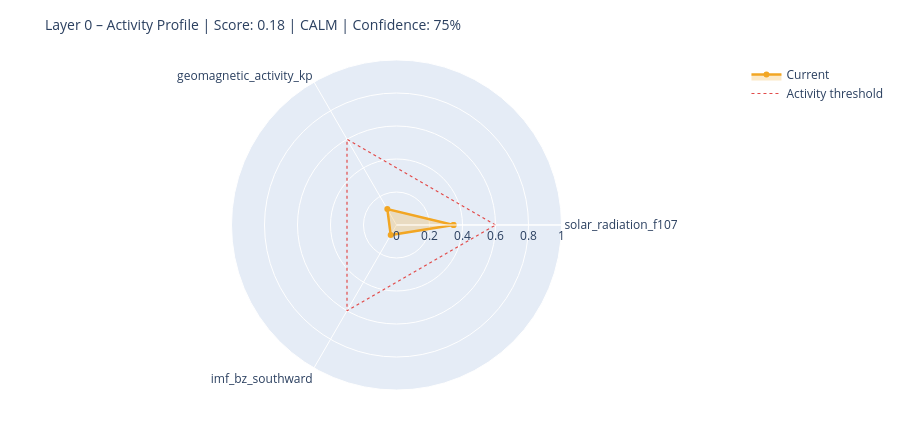

The notebook cell saved with this chart:
### Markdown cell above
---
## 6. State Assessment & Handoff to Layer 1

### Code cell
# ============================================================
# STEP 1 – Collect raw values with source modes
# Mode: 'primary' | 'fallback_3h' | 'last_valid' | 'missing'
# ============================================================

def safe_last(df, col):
    if df is None or col not in df.columns: return None
    s = df[col].dropna()
    return float(s.iloc[-1]) if not s.empty else None

f107_now = safe_last(df_f107, 'f10.7')
bz_now   = safe_last(df_mag,  'bz_gsm')
kp_now   = safe_last(df_kp,   'kp')
sw_now   = safe_last(df_sw,   'speed')

source_modes = {
    'F10.7':    'primary'  if f107_now is not None else 'missing',
    'Kp':       'primary'  if kp_now   is not None else 'missing',
    'IMF_Bz':   'primary'  if bz_now   is not None else 'missing',
    'SW_speed': 'primary'  if sw_now   is not None else 'missing',
}

# Kp Fallback – 3h endpoint
if kp_now is None:
    try:
        r = requests.get(
            'https://services.swpc.noaa.gov/json/noaa-planetary-k-index.json',
            timeout=10)
        r.raise_for_status()
        fb = pd.DataFrame(r.json())
        tc = next((c for c in fb.columns if 'time' in c.lower()), fb.columns[0])
        kc = next((c for c in fb.columns if 'kp' in c.lower() and c != tc), None)
        if kc:
            fb[kc] = fb[kc].astype(str).str.extract(r'([0-9]+(?:\.[0-9]*)?)')[0]
            fb[kc] = pd.to_numeric(fb[kc], errors='coerce')
            fb = fb[fb[kc] >= 0].dropna(subset=[kc])
            if not fb.empty:
                kp_now = float(fb[kc].iloc[-1])
                source_modes['Kp'] = 'fallback_3h'
                print(f'  Kp fallback (3h): {kp_now:.1f}')
    except Exception as e:
        print(f'  Kp fallback failed: {e}')

# Solar Wind Fallback – last valid value
if sw_now is None and df_sw is not None and 'speed' in df_sw.columns:
    s = df_sw['speed'].dropna()
    if not s.empty:
        sw_now = float(s.iloc[-1])
        source_modes['SW_speed'] = 'last_valid'
        print(f'  SW fallback (last_valid): {sw_now:.0f} km/s')

print()
print('Source modes:', source_modes)

# ============================================================
# STEP 2 – Score from available components only
# ============================================================

def norm(v, lo, hi):
    if v is None: return None
    return max(0.0, min(1.0, (v - lo) / (hi - lo)))

COMPONENTS = {
    'solar_radiation_f107':    (f107_now, norm(f107_now, 60, 250)),
    'geomagnetic_activity_kp': (kp_now,   norm(kp_now,   0,   9)),
    'imf_bz_southward':        (bz_now,   norm(-(bz_now or 0) if bz_now else None, -5, 30)
                                           if bz_now is not None else None),
    'solar_wind_speed':        (sw_now,   norm(sw_now, 300, 800)),
}

available   = {k: v[1] for k, v in COMPONENTS.items() if v[1] is not None}
unavailable = [k for k, v in COMPONENTS.items() if v[1] is None]

layer0_score = round(sum(available.values()) / len(available), 4) if available else None
confidence   = round(len(available) / len(COMPONENTS), 2)

level = ('unknown'  if layer0_score is None
         else 'calm'     if layer0_score < 0.3
         else 'moderate' if layer0_score < 0.6
         else 'active')

# ============================================================
# STEP 3 – Dominant Driver
# ============================================================

def dominant_driver(kp, f107, bz, sw):
    candidates = []
    if kp   is not None and kp   >= 4:   candidates.append(('geomagnetic',    kp / 9))
    if sw   is not None and sw   >= 500:  candidates.append(('solar_wind',     sw / 800))
    if bz   is not None and bz   <= -5:   candidates.append(('imf_southward',  abs(bz) / 30))
    if f107 is not None and f107 >= 150:  candidates.append(('solar_radiation',f107 / 250))
    return max(candidates, key=lambda x: x[1])[0] if candidates else 'none'

driver = dominant_driver(kp_now, f107_now, bz_now, sw_now)

# ============================================================
# STEP 4 – Downstream expectations
# ============================================================

def downstream_expectation(driver, score, kp, bz, f107):
    exp = {
        'magnetosphere':        'calm',
        'ionosphere':           'calm',
        'schumann_resonance':   'unchanged',
        'lithosphere_currents': 'low',
    }
    if driver == 'geomagnetic' or (kp and kp >= 5):
        exp['magnetosphere']        = 'compressed / storm'
        exp['ionosphere']           = 'elevated disturbance (TEC variability)'
        exp['schumann_resonance']   = 'elevated amplitude possible'
        exp['lithosphere_currents'] = 'elevated induction currents'
    elif driver == 'imf_southward' or (bz and bz <= -5):
        exp['magnetosphere']        = 'energy coupling active'
        exp['ionosphere']           = 'elevated electron density possible'
        exp['schumann_resonance']   = 'slight modulation possible'
    elif driver == 'solar_radiation' or (f107 and f107 >= 150):
        exp['ionosphere']           = 'elevated ionization (F-layer)'
        exp['schumann_resonance']   = 'slightly elevated background activity'
    return exp

downstream = downstream_expectation(driver, layer0_score, kp_now, bz_now, f107_now)

# ============================================================
# CONSOLE OUTPUT
# ============================================================

W = 58
print('=' * W)
print('LAYER 0 – STATE ASSESSMENT')
print('=' * W)
for name, (raw_v, score_v) in COMPONENTS.items():
    if score_v is not None:
        bar = '█' * int(score_v * 20) + '░' * (20 - int(score_v * 20))
        print(f'  {name:<35}  {bar}  {score_v:.2f}')
    else:
        print(f'  {name:<35}  {"─" * 20}  n/a')
print('-' * W)
print(f'  Score ({len(available)}/{len(COMPONENTS)} components):  {layer0_score:.3f}')
print(f'  Confidence:         {confidence:.0%}')
print(f'  Level:              {level.upper()}')
print(f'  Dominant Driver:    {driver}')

# Radar chart
cats = list(available.keys())
vals = list(available.values())
if len(cats) >= 3:
    fig = go.Figure()
    fig.add_trace(go.Scatterpolar(
        r=vals + [vals[0]], theta=cats + [cats[0]],
        fill='toself', fillcolor='rgba(242,166,35,0.25)',
        line=dict(color='#F2A623', width=2.5), name='Current'
    ))
    fig.add_trace(go.Scatterpolar(
        r=[0.6] * (len(cats) + 1), theta=cats + [cats[0]],
        line=dict(color='#E24B4A', dash='dot', width=1.2),
        mode='lines', name='Activity threshold'
    ))
    fig.update_layout(
        title=dict(text=f'Layer 0 – Activity Profile | Score: {layer0_score:.2f} | {level.upper()} | Confidence: {confidence:.0%}',
                   font=dict(size=14)),
        polar=dict(radialaxis=dict(visible=True, range=[0, 1])),
        height=430, showlegend=True,
        margin=dict(l=60, r=60, t=60, b=40)
    )
    fig.show()

### Figure 1 — Plotly figure (JSON) as saved in the notebook; plotly's stock layout.template omitted (floating-point values rounded to 4 significant figures)
{"data": [{"fill": "toself", "fillcolor": "rgba(242,166,35,0.25)", "line": {"color": "#F2A623", "width": 2.5}, "name": "Current", "r": [0.3457, 0.1111, 0.07029, 0.3457], "theta": ["solar_radiation_f107", "geomagnetic_activity_kp", "imf_bz_southward", "solar_radiation_f107"], "type": "scatterpolar"}, {"line": {"color": "#E24B4A", "dash": "dot", "width": 1.2}, "mode": "lines", "name": "Activity threshold", "r": [0.6, 0.6, 0.6, 0.6], "theta": ["solar_radiation_f107", "geomagnetic_activity_kp", "imf_bz_southward", "solar_radiation_f107"], "type": "scatterpolar"}], "layout": {"height": 430, "margin": {"b": 40, "l": 60, "r": 60, "t": 60}, "polar": {"radialaxis": {"range": [0, 1], "visible": true}}, "showlegend": true, "title": {"font": {"size": 14}, "text": "Layer 0 – Activity Profile | Score: 0.18 | CALM | Confidence: 75%"}}}
